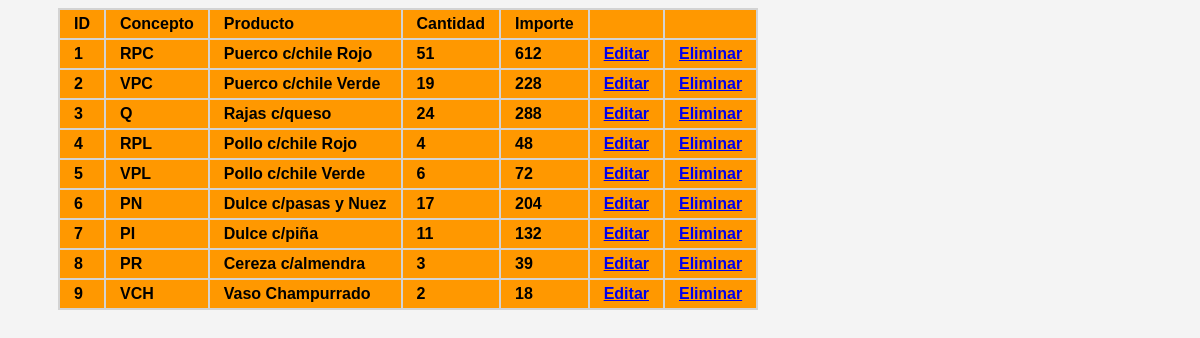
/admin/tablas/tablaVDCadm.php, run on the app's committed database.
### tables this page shows
CREATE TABLE `report_venta_corte` (
  `id_rvc` int(11) NOT NULL,
  `Concepto` varchar(5) DEFAULT NULL,
  `Producto` varchar(30) DEFAULT NULL,
  `Cantidad` int(2) DEFAULT NULL,
  `Importe` float DEFAULT NULL
);

### admin/tablas/tablaVDCadm.php (the view, shortened to what this page needs)
<?php
$servername = "127.0.0.1";
$username = "empleado1";
$password = "ChampuRRAD01";
$db_name = "fiesta_mx";
$conn = mysqli_connect($servername, $username, $password, $db_name);
$sql = "select * from report_venta_corte";
$query = mysqli_query($conn,$sql);
?>
<!DOCTYPE html>
<html lang="en">
<head>
    <link href="css/style.css" rel="stylesheet">
    <link href="css/estilosTablas.css" rel="stylesheet">
</head>
<body>
    <section class="tProductos">
        <table class="table" style="width: auto;">
        <thead class="table-success table-striped" >
            <tr>
                <th>ID</th>
                <th>Concepto</th>
                <th>Producto</th>
                <th>Cantidad</th>
                <th>Importe</th>
                <th></th>
                <th></th>
            </tr>
        </thead>
        <tbody>
                <?php
                    while($row=mysqli_fetch_array($query)){
                ?>
                    <tr>
                        <th><?php  echo $row['id_rvc']?></th>
                        <th><?php  echo $row['Concepto']?></th>
                        <th><?php  echo $row['Producto']?></th>
                        <th><?php  echo $row['Cantidad']?></th>
                        <th><?php  echo $row['Importe']?></th>
                        <th><a href="../actualizar/actualizarVDC.php?id=<?php echo $row['id_rvc'] ?>" class="btn btn-info">Editar</a></th>
                        <th><a href="../actualizar/borrarVDC.php?id=<?php echo $row['id_rvc'] ?>" class="btn btn-danger">Eliminar</a></th>
                    </tr>
                <?php
                    }
                ?>
        </tbody>
        </table>
    </section>
</body>
</html>

### admin/tablas/css/style.css (style rules this page uses)
body { background:#f4f4f4; }

### admin/tablas/css/estilosTablas.css (style rules this page uses)
.tProductos { overflow:scroll; max-height:380px; width:auto; margin-left: 50px; }
.tProductos table { width:auto; background-color:lightgray; font-family: arial, sans-serif; text-align: left; }
th { background-color: #FF9800; padding: 5px 14px; }
tr:nth-child(1) { background-color: white; }
@media screen and (max-width: 1200px) { .tProductos { height:auto; } }

### data on the page
report_venta_corte: id_rvc "1", Concepto "RPC", Producto "Puerco c/chile Rojo", Cantidad "51", Importe "612"
report_venta_corte: id_rvc "2", Concepto "VPC", Producto "Puerco c/chile Verde", Cantidad "19", Importe "228"
report_venta_corte: id_rvc "3", Concepto "Q", Producto "Rajas c/queso", Cantidad "24", Importe "288"
report_venta_corte: id_rvc "4", Concepto "RPL", Producto "Pollo c/chile Rojo", Cantidad "4", Importe "48"
report_venta_corte: id_rvc "5", Concepto "VPL", Producto "Pollo c/chile Verde", Cantidad "6", Importe "72"
report_venta_corte: id_rvc "6", Concepto "PN", Producto "Dulce c/pasas y Nuez", Cantidad "17", Importe "204"
report_venta_corte: id_rvc "7", Concepto "PI", Producto "Dulce c/piña", Cantidad "11", Importe "132"
report_venta_corte: id_rvc "8", Concepto "PR", Producto "Cereza c/almendra", Cantidad "3", Importe "39"
report_venta_corte: id_rvc "9", Concepto "VCH", Producto "Vaso Champurrado", Cantidad "2", Importe "18"
